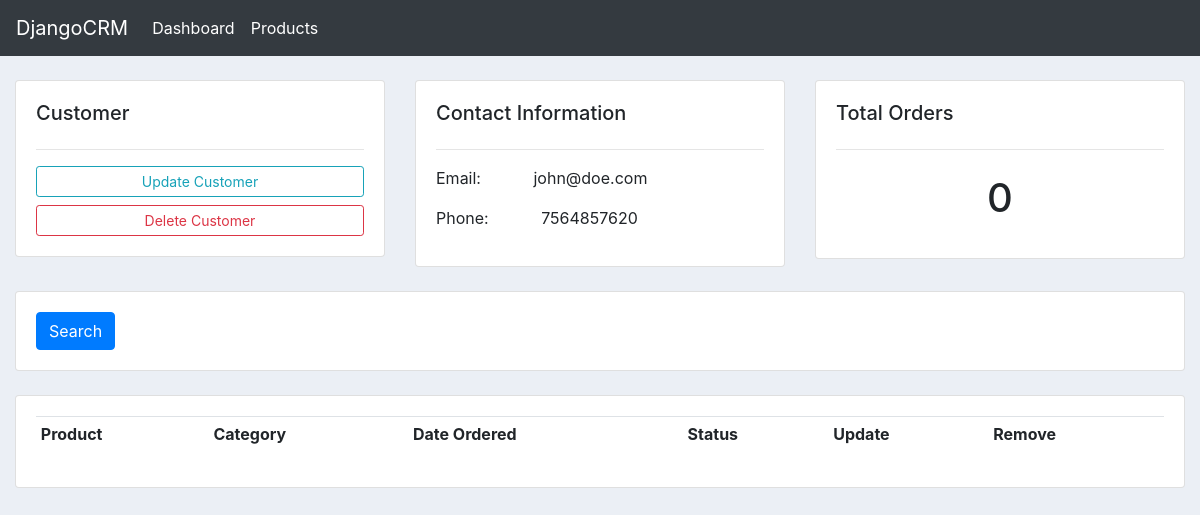
Before: /customer/1/ with the older database file.
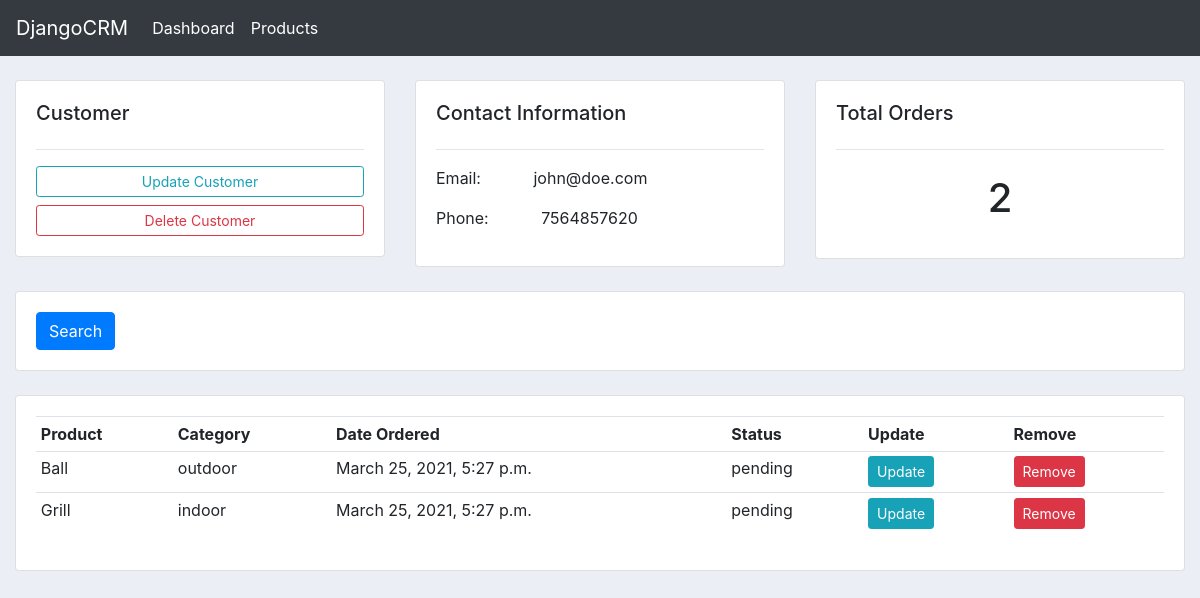
After: the same page with the newer database file.
### accounts/models.py (models this page shows)
class Order(models.Model):
    STATUS = (
        ('pending', 'Pending'),
        ('confirmed', 'Confirmed'),
        ('dispatched', 'Dispatched'),
        ('delivered', 'Delivered'),
    )
    customer = models.ForeignKey("accounts.Customer", on_delete=models.SET_NULL, null=True)
    product = models.ForeignKey("accounts.Product", on_delete=models.SET_NULL, null=True)
    create_date = models.DateTimeField(auto_now=True)
    write_date = models.DateTimeField(auto_now_add=True)
    status = models.CharField(choices=STATUS, max_length=250, null=True)

class Product(models.Model):
    CATEGORY = (
        ('indoor', 'Indoor'),
        ('outdoor', 'Outdoor'),
    )
    STATUS = (
        ('active', 'Active'),
        ('inactive', 'Inactive'),
    )
    name = models.CharField(max_length=250, null=True)
    price = models.FloatField(null=True)
    category = models.CharField(max_length=250, null=True, choices=CATEGORY)
    description = models.CharField(max_length=250, null=True, blank=True)
    tags = models.ManyToManyField("accounts.Tag")
    status = models.CharField(choices=STATUS, max_length=250, default='active')
    create_date = models.DateTimeField(auto_now=True)
    write_date = models.DateTimeField(auto_now_add=True)
    def __str__(self):
        return self.name

### accounts/views.py (the view)
# urls.py: path('customer/<int:id>/', customer_view, name='customer'),
def customer_view(request, id):
    try:
        customer = Customer.objects.get(id=id)
    except Customer.DoesNotExist:
        raise Http404("Customer does not exist")
    orders = customer.order_set.all()
    total_orders = orders.count()
    context = {
        'customer': customer,
        'orders': orders,
        'total_orders': total_orders
        }
    return render(request, 'accounts/customers.html', context=context)

### accounts/templates/accounts/customers.html (shortened to what this page needs)
{% extends 'accounts/main.html' %}
{% block content %}
<br>
<div class="container-fluid">
    <div class="row">
        <div class="col-md">
            <div class="card card-body">
                <h5>Customer</h5><hr>
                <a href="{% url 'update-customer' customer.id %}" class="btn btn-outline-info btn-sm btn-block">Update Customer</a>
                <a href="" class="btn btn-outline-danger btn-sm btn-block">Delete Customer</a>
            </div>
        </div>
        <div class="col-md">
            <div class="card card-body">
                <h5>Contact Information</h5>
                <hr>
                <p>Email: <span class="ml-5">{{customer.email}}</span></p>
                <p>Phone: <span class="ml-5">{{customer.phone}}</span></p>
            </div>
        </div>
        <div class="col-md">
            <div class="card card-body">
                <h5>Total Orders</h5><hr>
                <h1 class="text-center p-2">{{ total_orders }}</h1>
            </div>
        </div>
    </div>
    <br>
    <div class="row">
        <div class="col">
            <div class="card card-body">
            <form action="" method="GET">
            <button type="submit" class="btn btn-primary">Search</button>
            </form>
            </div>
        </div>
    </div>
    <br>
    <div class="row">
        <div class="col-md">
            <div class="card card-body">
                <table class="table table-sm">
                <tr>
                    <th>Product</th>
                    <th>Category</th>
                    <th>Date Ordered</th>
                    <th>Status</th>
                    <th>Update</th>
                    <th>Remove</th>
                </tr>
                {% for order in orders %}
                <tr>
                    <td>{{order.product}}</td>
                    <td>{{order.product.category}}</td>
                    <td>{{order.create_date}}</td>
                    <td>{{order.status}}</td>
                    <td><a href="#" class="btn btn-sm btn-info">Update</a></td>
                    <td><a href="#" class="btn btn-sm btn-danger">Remove</a></td>
                </tr>
                {% endfor %}
                </table>
            </div>
        </div>
    </div>
</div>
{% endblock content %}

Changed rows visible on the page:
added Order: product "Ball", product.category "outdoor", create_date "March 25, 2021, 5:27 p.m.", status "pending"
added Order: product "Grill", product.category "indoor", create_date "March 25, 2021, 5:27 p.m.", status "pending"
Other visible differences:
{{ total_orders }}: "0" → "2"
